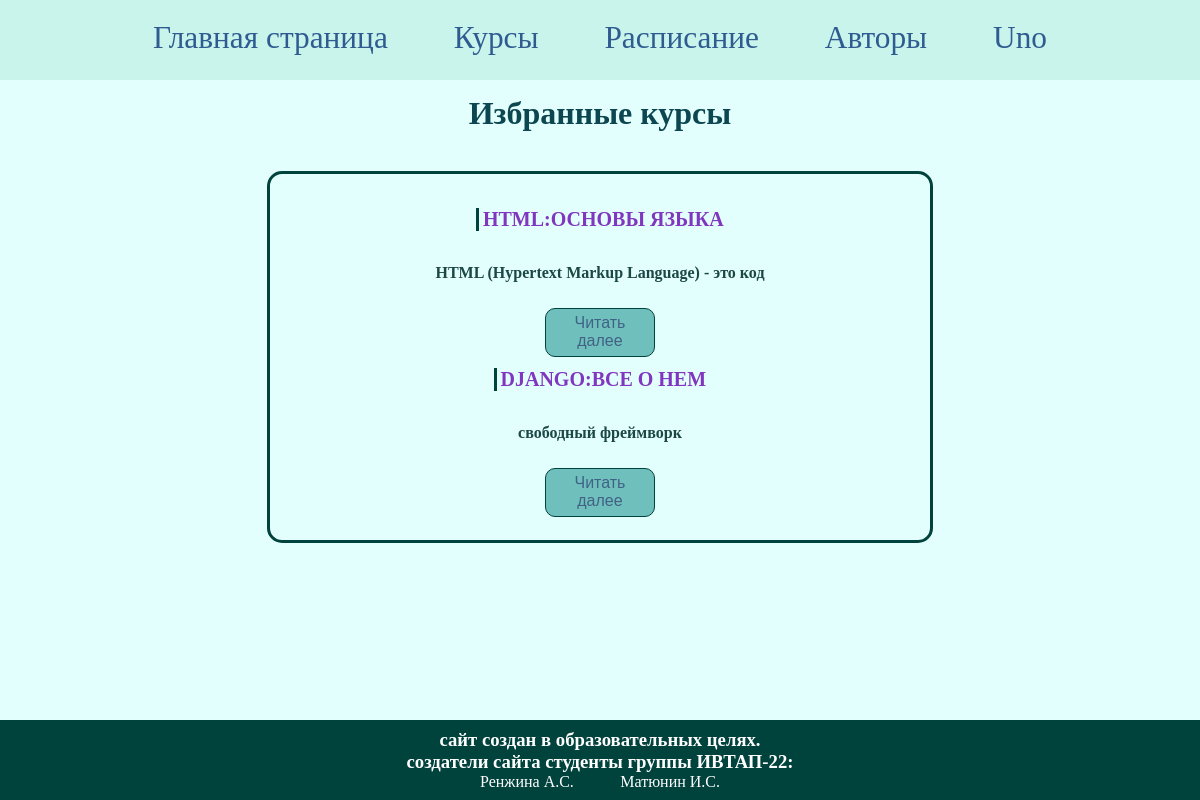
Page /output_favorite_course/ (signed in) on the committed database.
### bd/models.py (models this page shows, shortened)
class Courses(models.Model):
    header = models.TextField('Заголовок',max_length=50)
    description = models.TextField('Описание',max_length=50)
    main_text = models.TextField('Основной текст',max_length=50)
    start_date = models.DateField('Начало курса',null=True)
    end_date = models.DateField('Конец курса',null=True)
    id_author = models.OneToOneField(Authors, on_delete=models.CASCADE)
    class Meta:
        verbose_name = 'Курс'
        verbose_name_plural = 'Курсы'

### bd/views.py (the view)
# urls.py: path('output_favorite_course/', views.output_favorite_course, name='output_favorite_course'),
def output_favorite_course(request):
    name = 'Избранные курсы'
    description = 'У вас нет избранных курсов'
    favorite_courses = Courses.objects.all().filter(userscourses__id_user_id=request.user.id)
    if not favorite_courses.exists():
        favorite_courses = 0
    return render(request, 'bd/usercourses.html', {'favorite_courses': favorite_courses,
                                                           'name': name, 'description': description})

### bd/templates/bd/usercourses.html (shortened to what this page needs)
{% extends 'bd/layout.html' %}
{% load static %}
{% block links %}
<link rel="stylesheet" href="{% static 'bd/css/izbr.css' %}">
{% endblock %}
{% block content %}
<div class="fir">
<h1>{{ name }}</h1>
    {% if favorite_courses == 0 %}
        <p>{{ description }}</p>
    {% else %}
<div class="izbr">
    {% for el in favorite_courses %}
          <div class="row_container">
              <div class="row"><h3>{{ el.header }}</h3></div>
              <div class="row"><h4>{{ el.description }}</h4></div>
              <a href="{% url 'course_only' pk=el.id %}"><button>Читать далее</button></a>
         </div>
    {% endfor %}
    </div>
    {% endif %}
</div>
{% endblock %}

### bd/templates/bd/layout.html (shortened to what this page needs)
{% load static %}
<!DOCTYPE html>
<html lang="en">
<head>
    <link rel="stylesheet" href="{% static 'bd/css/main.css' %}">
    {% block links %}
    {% endblock %}
</head>
<body>
<header>
    <ul id="navbar">
        <li><a href="{% url 'home' %}">Главная страница</a></li>
        <li><a href="{% url 'courses' %}">Курсы</a></li>
        {% if request.user.is_authenticated %}
        <li><a href="{% url 'timetable' %}">Расписание</a></li>
        <li><a href="{% url 'authors' %}">Авторы</a></li>
        <li><a href="{% url 'user_profile' %}">{{ request.user.username }}</a></li>
        {% else %}
        <li><a href="{% url 'login' %}">Вход</a></li>
        {% endif %}
    </ul>
</header>
<main>
    {% block content %}
    {% endblock %}
</main>
<footer>
    <h3>сайт создан в образовательных целях.</h3>
    <h3>создатели сайта студенты группы ИВТАП-22:</h3>
    <ul id="foot-links">
        <li><a href="https://vk.com/renzalez">Ренжина А.С.</a></li>
        <li><a href="https://vk.com/mrtrahoff">Матюнин И.С.</a></li>
    </ul>
</footer>
</body>
</html>

### bd/static/bd/css/main.css (style rules this page uses)
* { margin: 0; padding: 0; }
html { height: 100%; }
body { width: 100%; height: 100%; background: #E3FFFD; display: flex; flex-direction: column; align-items: center; }
li { list-style-type: none; }
header { display: flex; text-align:center; width:100%; height: 10%; background: #C8F4EC; align-items: center; justify-content: center; }
#navbar { display: flex; flex-direction: row; padding: 0px; width: 80%; justify-content: space-around; font-size: 140%; }
#navbar li a { font-family: 'Century'; font-style: normal; font-weight: 400; font-size: 140%; line-height: 24px; color: #2F5B90; text-decoration:none; }
#navbar li { transition: 1s; }
main { display: flex; width: 80%; height: 80%; justify-content: center; align-items: center; }
footer { background: #00423c; display: flex; width: 100%; height: 10%; flex-direction: column; align-items: center; justify-content: center; }
footer h3 { color: white; }
footer ul { display:flex; flex-direction: row; justify-content: space-between; width: 20%; }
footer ul li { list-style: none; }
footer ul li a { color: white; text-decoration: none; }

### bd/static/bd/css/izbr.css (style rules this page uses)
.fir { display: flex; flex-direction: column; width: 80%; height: 100%; align-items: center; }
.fir h1 { margin-top:2%; color:#0c4751; }
.izbr { display: flex; flex-direction: column; width: 80%; height: 50%; align-items: center; justify-content: space-between; margin: 5% 0 5% 0; padding: 3%; border: 3px solid #00423c; border-radius: 15px; overflow-y: scroll; overflow-x: hidden; scrollbar-width: thin; scrollbar-color: #397524 #DFE9EB; }
.row_container { display: flex; flex-direction: column; width: 60%; height: 100%; justify-content: space-between; }
.row { display: flex; flex-direction: column; align-items: center; justify-content: space-between; }
.row h3 { border-left: 3px solid #00423c; padding-left: 1%; color:#8036be; font-size:125%; font-family:"Monotype Corsiva"; }
.row h4 { text-align:center; color:#1b4745; font-size:100%; }
.row h3:last-child { margin-top:3%; margin-bottom:2%; }
button { width:30%; margin-left:35%; background:#6fc0bc; padding:1.5%; border:1px solid #00423c; border-radius:10px; color: #426186; font-size:100%; }

### rows in the picture
Courses: header "HTML:ОСНОВЫ ЯЗЫКА", description "HTML (Hypertext Markup Language) - это код"
Courses: header "DJANGO:ВСЕ О НЕМ", description "свободный фреймворк"

### other values in the picture
{{ request.user.username }} "Uno"
{{ name }} "Избранные курсы"
